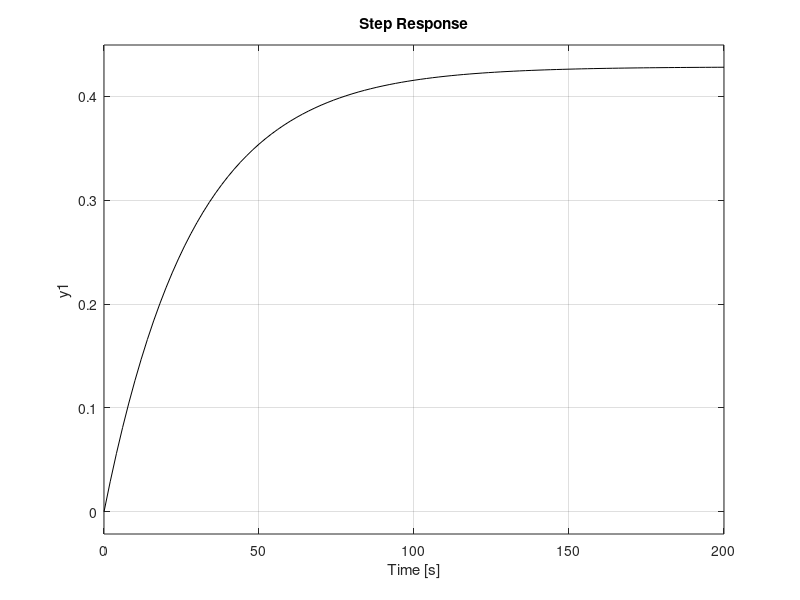
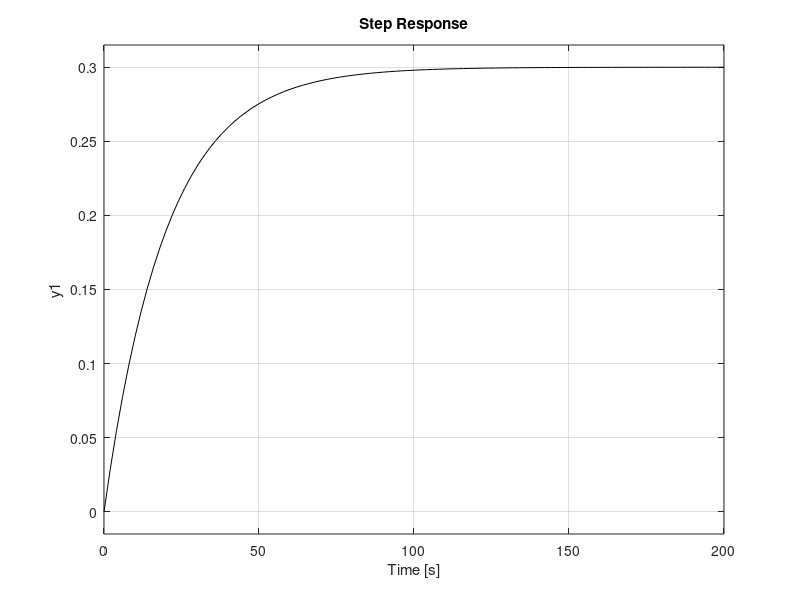
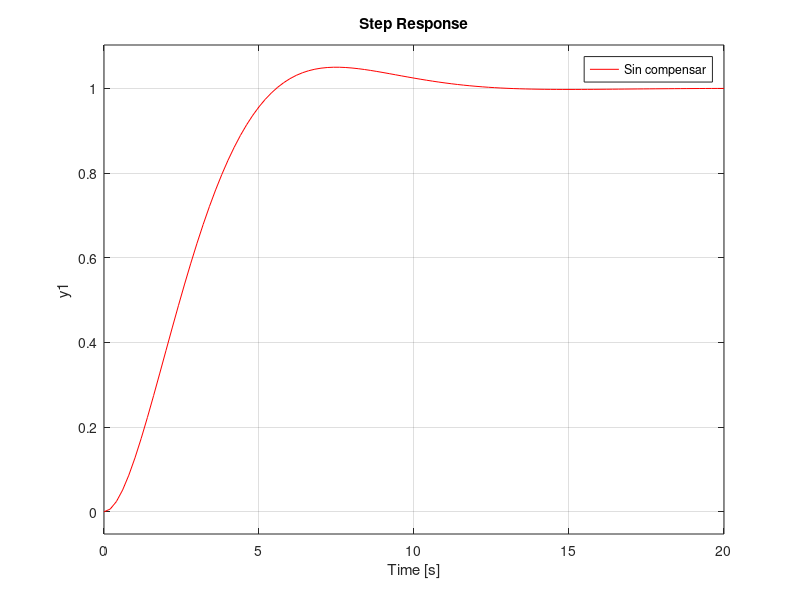

Source code (MATLAB) for these figures, in order: (Note: this script raises an error after producing the figures.)
clc
close all
clear

%proceso
global b c pol_d
a=0;%5.746e-4;
b=0.015;%.1e-4;
c=0.035;
g=tf([b],[1 c]);
step(g,'k')
g_cl=feedback(g,1);
figure
step(g_cl,'k')
[p z]=pzmap(g);

%deseado
Ts=10; % 50
so=5/100;
e=sqrt((log(so))^2/(pi^2+(log(so))^2));
wn=4/(Ts*e);
g_d=tf(wn^2,[1 2*e*wn wn^2]);
g_dn=tf(wn^2*[1/0.1541 1],[1 2*e*wn wn^2]);
figure

step(g_d,'r')
% hold on
% step(g_dn,'-k')
legend('Sin compensar','sin compensar en CL','Deseado')
[P Z]=pzmap(g_d)


pol_d=[1 2*e*wn wn^2];
% pol_a=conv(pol_d,[1 8]);


%------controlador PID----
x0=[0 0.1 0];
x=fsolve(@pid,x0);
K_p=x(1);
T_i=x(2);
T_d=x(3);
g_c=tf([K_p*T_i*T_d K_p*T_i K_p],[T_i 0]);

%--------compensado----
sis_ol=g_c*g;
sis_cl=feedback(sis_ol,1);
figure
step(10*sis_cl,'k')
hold on
step(10*g_d,'r')
legend('Compensado','Deseado')
[p z]=pzmap(sis_cl)
%------controlador PID----

%-----------controlador algebraico----
pol_d=[1 2*e*wn wn^2];
pol_a=conv(pol_d,[1 4]);

A=[0 0 1 0;
   a 0 c 1;
   b a 0 c;
   0 b 0 0];
B=pol_a';
x = inv(A)*B;

q1=x(1);
q0=x(2);

p1=x(3);
p0=x(4);
%--------compensado----
g_c=tf([q1 q0],[p1 p0 0]); %----con integrador---
sis_ol=g_c*g;
sis_cl=feedback(sis_ol,1);
figure
step(sis_cl,'k')
hold on
step(g_d,'r')
legend('Compensado algebraico','Deseado')
[p z]=pzmap(sis_cl)
%-----------controlador algebraico----

function f=pid(x)
global b c pol_d

Kp=x(1);
Ti=x(2);
Td=x(3);
d=pol_d(1);
e=pol_d(2);
g=pol_d(3);

%--------sistema de ecuaciones a resolver-----
%-----f(x)=0------
f(1)=1+b*Kp*Td-d;
f(2)=c+b*Kp-e;
f(3)=b*Kp/Ti-g;


end